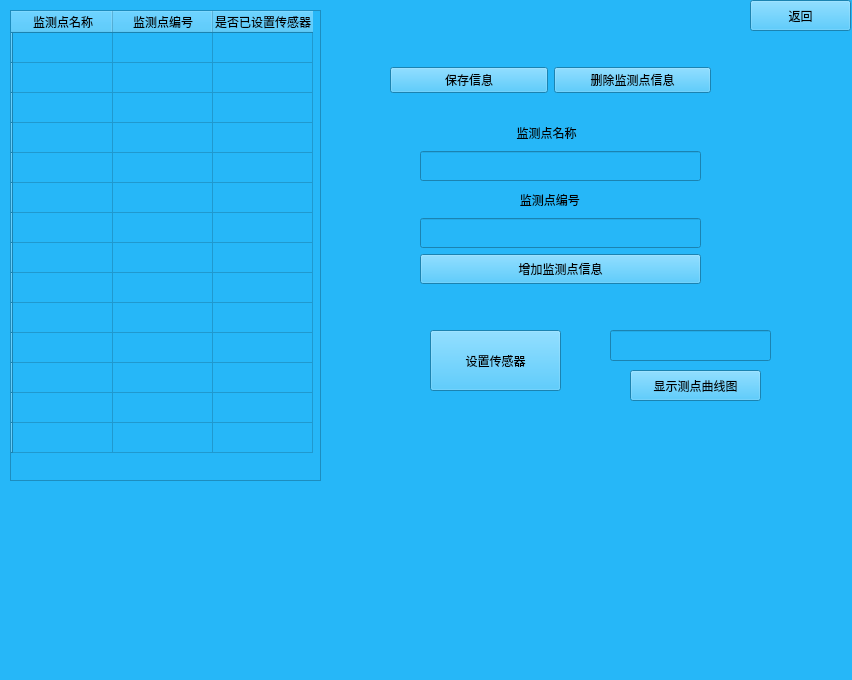
<?xml version="1.0" encoding="UTF-8"?>
<ui version="4.0">
 <class>deflectpoint</class>
 <widget class="QMainWindow" name="deflectpoint">
  <property name="geometry">
   <rect>
    <x>0</x>
    <y>0</y>
    <width>852</width>
    <height>680</height>
   </rect>
  </property>
  <property name="windowTitle">
   <string>挠度监测点信息</string>
  </property>
  <property name="styleSheet">
   <string notr="true">background:rgb(38, 183, 248)</string>
  </property>
  <widget class="QWidget" name="centralwidget">
   <widget class="QTableWidget" name="tableWidget">
    <property name="geometry">
     <rect>
      <x>10</x>
      <y>10</y>
      <width>311</width>
      <height>471</height>
     </rect>
    </property>
    <row>
     <property name="text">
      <string/>
     </property>
    </row>
    <row>
     <property name="text">
      <string/>
     </property>
    </row>
    <row>
     <property name="text">
      <string/>
     </property>
    </row>
    <row>
     <property name="text">
      <string/>
     </property>
    </row>
    <row>
     <property name="text">
      <string/>
     </property>
    </row>
    <row>
     <property name="text">
      <string/>
     </property>
    </row>
    <row>
     <property name="text">
      <string/>
     </property>
    </row>
    <row>
     <property name="text">
      <string/>
     </property>
    </row>
    <row>
     <property name="text">
      <string/>
     </property>
    </row>
    <row>
     <property name="text">
      <string/>
     </property>
    </row>
    <row>
     <property name="text">
      <string/>
     </property>
    </row>
    <row>
     <property name="text">
      <string/>
     </property>
    </row>
    <row>
     <property name="text">
      <string/>
     </property>
    </row>
    <row>
     <property name="text">
      <string/>
     </property>
    </row>
    <column>
     <property name="text">
      <string>监测点名称</string>
     </property>
    </column>
    <column>
     <property name="text">
      <string>监测点编号</string>
     </property>
    </column>
    <column>
     <property name="text">
      <string>是否已设置传感器</string>
     </property>
    </column>
   </widget>
   <widget class="QWidget" name="verticalLayoutWidget">
    <property name="geometry">
     <rect>
      <x>390</x>
      <y>60</y>
      <width>321</width>
      <height>41</height>
     </rect>
    </property>
    <layout class="QHBoxLayout" name="horizontalLayout">
     <item>
      <widget class="QPushButton" name="savepushButton">
       <property name="text">
        <string>保存信息</string>
       </property>
      </widget>
     </item>
     <item>
      <widget class="QPushButton" name="delepushButton">
       <property name="text">
        <string>删除监测点信息</string>
       </property>
      </widget>
     </item>
    </layout>
   </widget>
   <widget class="QWidget" name="verticalLayoutWidget_2">
    <property name="geometry">
     <rect>
      <x>420</x>
      <y>120</y>
      <width>281</width>
      <height>164</height>
     </rect>
    </property>
    <layout class="QVBoxLayout" name="verticalLayout">
     <item>
      <widget class="QLabel" name="label">
       <property name="text">
        <string>                             监测点名称</string>
       </property>
      </widget>
     </item>
     <item>
      <widget class="QLineEdit" name="namelineEdit">
       <property name="minimumSize">
        <size>
         <width>40</width>
         <height>30</height>
        </size>
       </property>
      </widget>
     </item>
     <item>
      <widget class="QLabel" name="numlabel">
       <property name="text">
        <string>                              监测点编号</string>
       </property>
      </widget>
     </item>
     <item>
      <widget class="QLineEdit" name="numlineEdit">
       <property name="minimumSize">
        <size>
         <width>0</width>
         <height>30</height>
        </size>
       </property>
      </widget>
     </item>
     <item>
      <widget class="QPushButton" name="addpushButton">
       <property name="minimumSize">
        <size>
         <width>0</width>
         <height>30</height>
        </size>
       </property>
       <property name="text">
        <string>增加监测点信息</string>
       </property>
      </widget>
     </item>
    </layout>
   </widget>
   <widget class="QPushButton" name="returnpushButton">
    <property name="geometry">
     <rect>
      <x>750</x>
      <y>0</y>
      <width>101</width>
      <height>31</height>
     </rect>
    </property>
    <property name="text">
     <string>返回</string>
    </property>
   </widget>
   <widget class="QPushButton" name="setsensorpushButton">
    <property name="geometry">
     <rect>
      <x>430</x>
      <y>330</y>
      <width>131</width>
      <height>61</height>
     </rect>
    </property>
    <property name="styleSheet">
     <string notr="true">font: 16pt &quot;.SF NS Text&quot;;</string>
    </property>
    <property name="text">
     <string>设置传感器</string>
    </property>
   </widget>
   <widget class="QLineEdit" name="pointnumlineEdit">
    <property name="geometry">
     <rect>
      <x>610</x>
      <y>330</y>
      <width>161</width>
      <height>31</height>
     </rect>
    </property>
   </widget>
   <widget class="QPushButton" name="deflectlinepushButton">
    <property name="geometry">
     <rect>
      <x>630</x>
      <y>370</y>
      <width>131</width>
      <height>31</height>
     </rect>
    </property>
    <property name="text">
     <string>显示测点曲线图</string>
    </property>
   </widget>
  </widget>
  <widget class="QMenuBar" name="menubar">
   <property name="geometry">
    <rect>
     <x>0</x>
     <y>0</y>
     <width>852</width>
     <height>22</height>
    </rect>
   </property>
  </widget>
  <widget class="QStatusBar" name="statusbar"/>
 </widget>
 <resources/>
 <connections/>
</ui>
